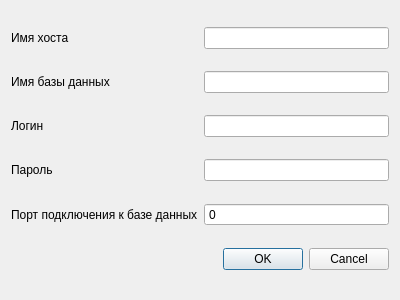
<?xml version="1.0" encoding="UTF-8"?>
<ui version="4.0">
 <class>Dialog</class>
 <widget class="QDialog" name="Dialog">
  <property name="geometry">
   <rect>
    <x>0</x>
    <y>0</y>
    <width>400</width>
    <height>300</height>
   </rect>
  </property>
  <property name="windowTitle">
   <string>Dialog</string>
  </property>
  <layout class="QGridLayout" name="gridLayout">
   <item row="0" column="0">
    <widget class="QLabel" name="lb_host_name">
     <property name="text">
      <string>Имя хоста</string>
     </property>
    </widget>
   </item>
   <item row="0" column="1">
    <widget class="QLineEdit" name="lineEdit"/>
   </item>
   <item row="1" column="0">
    <widget class="QLabel" name="lb_DB_name">
     <property name="text">
      <string>Имя базы данных</string>
     </property>
    </widget>
   </item>
   <item row="1" column="1">
    <widget class="QLineEdit" name="lineEdit_2"/>
   </item>
   <item row="2" column="0">
    <widget class="QLabel" name="lb_login">
     <property name="text">
      <string>Логин</string>
     </property>
    </widget>
   </item>
   <item row="2" column="1">
    <widget class="QLineEdit" name="lineEdit_3"/>
   </item>
   <item row="3" column="0">
    <widget class="QLabel" name="lb_password">
     <property name="text">
      <string>Пароль</string>
     </property>
    </widget>
   </item>
   <item row="3" column="1">
    <widget class="QLineEdit" name="lineEdit_4"/>
   </item>
   <item row="4" column="0">
    <widget class="QLabel" name="lb_DB_connection_port">
     <property name="text">
      <string>Порт подключения к базе данных</string>
     </property>
    </widget>
   </item>
   <item row="4" column="1">
    <widget class="QSpinBox" name="spinBox">
     <property name="buttonSymbols">
      <enum>QAbstractSpinBox::NoButtons</enum>
     </property>
    </widget>
   </item>
   <item row="5" column="0" colspan="2">
    <widget class="QDialogButtonBox" name="buttonBox">
     <property name="orientation">
      <enum>Qt::Horizontal</enum>
     </property>
     <property name="standardButtons">
      <set>QDialogButtonBox::Cancel|QDialogButtonBox::Ok</set>
     </property>
    </widget>
   </item>
  </layout>
 </widget>
 <resources/>
 <connections>
  <connection>
   <sender>buttonBox</sender>
   <signal>accepted()</signal>
   <receiver>Dialog</receiver>
   <slot>accept()</slot>
   <hints>
    <hint type="sourcelabel">
     <x>248</x>
     <y>254</y>
    </hint>
    <hint type="destinationlabel">
     <x>157</x>
     <y>274</y>
    </hint>
   </hints>
  </connection>
  <connection>
   <sender>buttonBox</sender>
   <signal>rejected()</signal>
   <receiver>Dialog</receiver>
   <slot>reject()</slot>
   <hints>
    <hint type="sourcelabel">
     <x>316</x>
     <y>260</y>
    </hint>
    <hint type="destinationlabel">
     <x>286</x>
     <y>274</y>
    </hint>
   </hints>
  </connection>
 </connections>
</ui>
